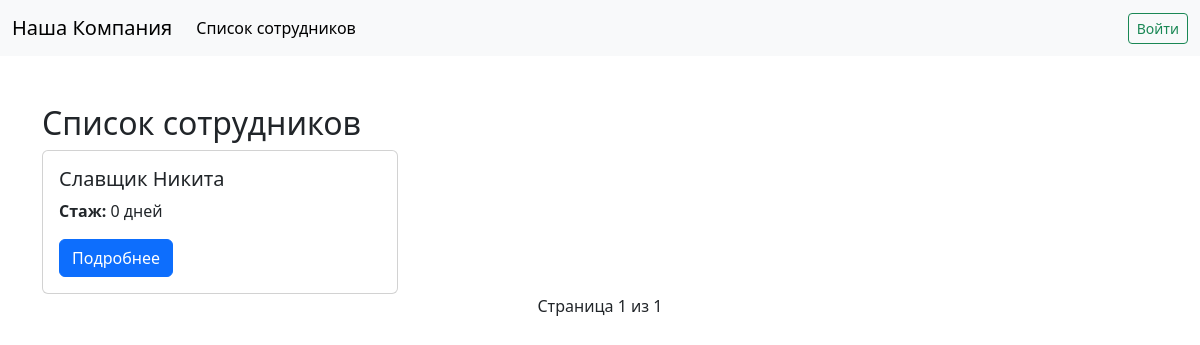
The app's page /employees/, older data.
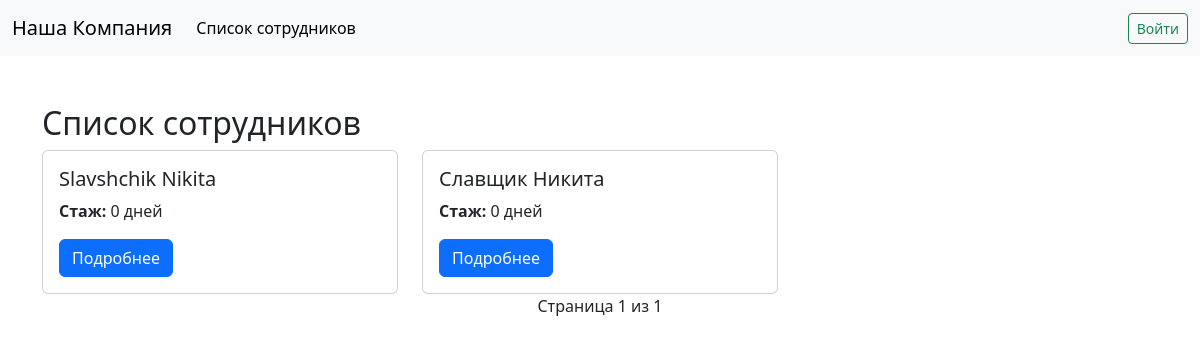
The same page, newer data.
### employees/models.py (models this page shows, shortened)
class CustomUser(AbstractBaseUser, PermissionsMixin):
    GENDER_CHOICES = [
        ("M", "Мужской"),
        ("F", "Женский"),
        ("O", "Другой"),
    ]
    username = models.CharField(max_length=150, unique=True)
    email = models.EmailField(unique=True)
    is_active = models.BooleanField(default=True)
    is_staff = models.BooleanField(default=False)
    first_name = models.CharField("Имя", max_length=150)
    last_name = models.CharField("Фамилия", max_length=150)
    gender = models.CharField("Пол", max_length=1, choices=GENDER_CHOICES, blank=True)
    middle_name = models.CharField("Отчество", max_length=150, blank=True)
    hire_date = models.DateField("Дата приема на работу", default=timezone.now)
    objects = CustomUserManager()
    USERNAME_FIELD = "username"
    REQUIRED_FIELDS = ["email", "first_name", "last_name"]
    def get_full_name(self):
        name = f"{self.last_name} {self.first_name}"
        if self.middle_name:
            name += f" {self.middle_name}"
        return name.strip()

### employees/views.py (the view)
# urls.py: path('employees/', views.employee_list, name='employee_list'),
def employee_list(request):
    employees_list = CustomUser.objects.filter(is_active=True).order_by("last_name")
    paginator = Paginator(employees_list, 10)
    page_number = request.GET.get("page")
    employees = paginator.get_page(page_number)
    for emp in employees:
        emp.tenure_days = (date.today() - emp.hire_date).days
    context = {
        "employees": employees,
        "today": date.today(),
    }
    return render(request, "employee_list.html", context)

### templates/employee_list.html (shortened to what this page needs)
{% extends "base.html" %}
{% block content %}
<h2>Список сотрудников</h2>
<div class="row row-cols-1 row-cols-md-3 g-4">
  {% for emp in employees %}
  <div class="col">
      <div class="card h-100">
          <div class="card-body">
              <h5 class="card-title">{{ emp.get_full_name }}</h5>
              <p class="card-text"><strong>Стаж:</strong> {{ emp.tenure_days }} дней</p>
              <a href="{% url 'employee_detail' emp.pk %}" class="btn btn-primary">Подробнее</a>
          </div>
      </div>
  </div>
  {% empty %}
  <p>Сотрудников пока нет.</p>
  {% endfor %}
</div>
<nav aria-label="Page navigation">
  <ul class="pagination justify-content-center">
      <li class="page-item disabled"><span>Страница {{ employees.number }} из {{ employees.paginator.num_pages }}</span></li>
  </ul>
</nav>
{% endblock %}

Row changes from the older to the newer data that the page shows:
added CustomUser: get_full_name "Slavshchik Nikita", tenure_days "0"
